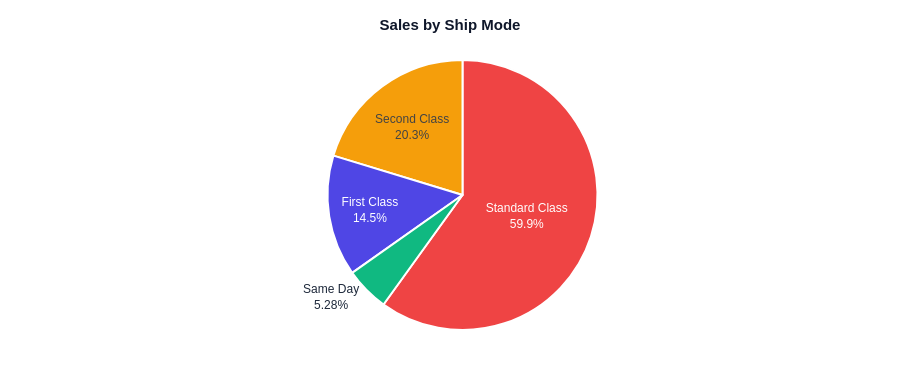

The notebook cell this image was saved under:
### Code cell
fig_ship_mode(df).show()

### Figure 1 — Plotly figure (JSON) as saved in the notebook; plotly's stock layout.template omitted (floating-point values rounded to 4 significant figures)
{"data": [{"hovertemplate": "%{label}<br>Sales: $%{value:,.0f}<extra></extra>", "labels": ["First Class", "Same Day", "Second Class", "Standard Class"], "marker": {"colors": ["#4F46E5", "#10B981", "#F59E0B", "#EF4444", "#8B5CF6", "#06B6D4"], "line": {"color": "white", "width": 2}}, "textinfo": "percent+label", "type": "pie", "values": [1831000.0, 667200.0, 2566000.0, 7579000.0]}], "layout": {"font": {"color": "#1E293B", "family": "Arial, sans-serif", "size": 12}, "height": 380, "hoverlabel": {"bgcolor": "#1E293B", "bordercolor": "#1E293B", "font": {"color": "white", "size": 12}}, "legend": {"bgcolor": "rgba(255,255,255,0.8)", "bordercolor": "#E2E8F0", "borderwidth": 1, "font": {"color": "#334155", "size": 11}}, "margin": {"b": 50, "l": 50, "r": 30, "t": 60}, "paper_bgcolor": "white", "plot_bgcolor": "#F8FAFC", "showlegend": false, "title": {"font": {"color": "#0F172A", "family": "Arial, sans-serif", "size": 15, "weight": 700}, "text": "<b>Sales by Ship Mode</b>", "x": 0.5, "xanchor": "center"}, "xaxis": {"gridcolor": "#E2E8F0", "linecolor": "#CBD5E1", "showline": true, "tickfont": {"color": "#475569", "size": 11}, "title": {"font": {"color": "#475569", "size": 12}}}, "yaxis": {"gridcolor": "#E2E8F0", "linecolor": "#CBD5E1", "showline": true, "tickfont": {"color": "#475569", "size": 11}, "title": {"font": {"color": "#475569", "size": 12}}}}}
